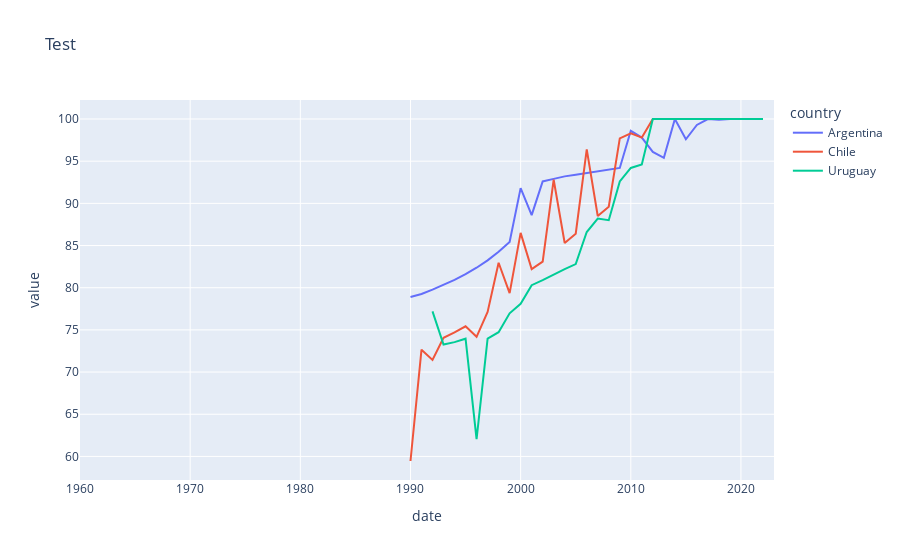

The notebook cell saved with this chart:
### Code cell
vars4 = {"EG.ELC.ACCS.RU.ZS":"Investigation"}

#BLA is all of Latin America and the Caribbean

scone=["BLA","CHL","ARG","URY"]
viet=["VNM","BRA"]

chldlabor = wbdata.get_dataframe(vars4,country=scone,parse_dates=True).squeeze().unstack('country')

chldlabor.plot(title="Test")
